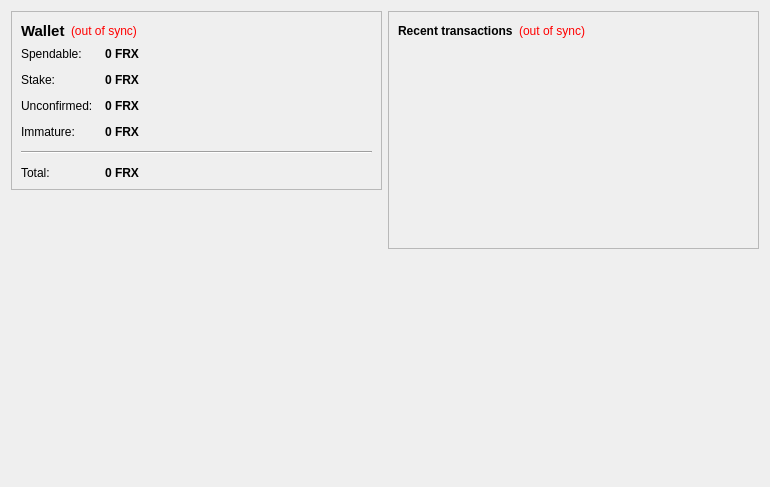
<?xml version="1.0" encoding="UTF-8"?>
<ui version="4.0">
 <class>OverviewPage</class>
 <widget class="QWidget" name="OverviewPage">
  <property name="geometry">
   <rect>
    <x>0</x>
    <y>0</y>
    <width>770</width>
    <height>487</height>
   </rect>
  </property>
  <property name="windowTitle">
   <string>Form</string>
  </property>
  <layout class="QHBoxLayout" name="horizontalLayout" stretch="1,1">
   <item>
    <layout class="QVBoxLayout" name="verticalLayout_2">
     <item>
      <widget class="QFrame" name="frame">
       <property name="frameShape">
        <enum>QFrame::StyledPanel</enum>
       </property>
       <property name="frameShadow">
        <enum>QFrame::Raised</enum>
       </property>
       <layout class="QVBoxLayout" name="verticalLayout_4">
        <item>
         <layout class="QHBoxLayout" name="horizontalLayout_4">
          <item>
           <widget class="QLabel" name="label_5">
            <property name="font">
             <font>
              <pointsize>11</pointsize>
              <weight>75</weight>
              <bold>true</bold>
             </font>
            </property>
            <property name="text">
             <string>Wallet</string>
            </property>
           </widget>
          </item>
          <item>
           <widget class="QLabel" name="labelWalletStatus">
            <property name="toolTip">
             <string>The displayed information may be out of date. Your wallet automatically synchronizes with the FOREXCoin network after a connection is established, but this process has not completed yet.</string>
            </property>
            <property name="styleSheet">
             <string notr="true">QLabel { color: red; }</string>
            </property>
            <property name="text">
             <string notr="true">(out of sync)</string>
            </property>
            <property name="alignment">
             <set>Qt::AlignLeading|Qt::AlignLeft|Qt::AlignVCenter</set>
            </property>
           </widget>
          </item>
          <item>
           <spacer name="horizontalSpacer_2">
            <property name="orientation">
             <enum>Qt::Horizontal</enum>
            </property>
            <property name="sizeHint" stdset="0">
             <size>
              <width>40</width>
              <height>20</height>
             </size>
            </property>
           </spacer>
          </item>
         </layout>
        </item>
        <item>
         <layout class="QFormLayout" name="formLayout_2">
          <property name="fieldGrowthPolicy">
           <enum>QFormLayout::AllNonFixedFieldsGrow</enum>
          </property>
          <property name="horizontalSpacing">
           <number>12</number>
          </property>
          <property name="verticalSpacing">
           <number>12</number>
          </property>
          <item row="0" column="0">
           <widget class="QLabel" name="label">
            <property name="text">
             <string>Spendable:</string>
            </property>
           </widget>
          </item>
          <item row="0" column="1">
           <widget class="QLabel" name="labelBalance">
            <property name="font">
             <font>
              <weight>75</weight>
              <bold>true</bold>
             </font>
            </property>
            <property name="cursor">
             <cursorShape>IBeamCursor</cursorShape>
            </property>
            <property name="toolTip">
             <string>Your current spendable balance</string>
            </property>
            <property name="text">
             <string notr="true">0 FRX</string>
            </property>
            <property name="textInteractionFlags">
             <set>Qt::LinksAccessibleByMouse|Qt::TextSelectableByKeyboard|Qt::TextSelectableByMouse</set>
            </property>
           </widget>
          </item>
          <item row="1" column="0">
           <widget class="QLabel" name="label_6">
            <property name="text">
             <string>Stake:</string>
            </property>
           </widget>
          </item>
          <item row="1" column="1">
           <widget class="QLabel" name="labelStake">
            <property name="font">
             <font>
              <weight>75</weight>
              <bold>true</bold>
             </font>
            </property>
            <property name="cursor">
             <cursorShape>IBeamCursor</cursorShape>
            </property>
            <property name="toolTip">
             <string>Total of coins that was staked, and do not yet count toward the current balance</string>
            </property>
            <property name="text">
             <string notr="true">0 FRX</string>
            </property>
            <property name="textInteractionFlags">
             <set>Qt::LinksAccessibleByMouse|Qt::TextSelectableByKeyboard|Qt::TextSelectableByMouse</set>
            </property>
           </widget>
          </item>
          <item row="2" column="0">
           <widget class="QLabel" name="label_3">
            <property name="text">
             <string>Unconfirmed:</string>
            </property>
           </widget>
          </item>
          <item row="2" column="1">
           <widget class="QLabel" name="labelUnconfirmed">
            <property name="font">
             <font>
              <weight>75</weight>
              <bold>true</bold>
             </font>
            </property>
            <property name="cursor">
             <cursorShape>IBeamCursor</cursorShape>
            </property>
            <property name="toolTip">
             <string>Total of transactions that have yet to be confirmed, and do not yet count toward the current balance</string>
            </property>
            <property name="text">
             <string notr="true">0 FRX</string>
            </property>
            <property name="textInteractionFlags">
             <set>Qt::LinksAccessibleByMouse|Qt::TextSelectableByKeyboard|Qt::TextSelectableByMouse</set>
            </property>
           </widget>
          </item>
          <item row="3" column="0">
           <widget class="QLabel" name="labelImmatureText">
            <property name="text">
             <string>Immature:</string>
            </property>
           </widget>
          </item>
          <item row="3" column="1">
           <widget class="QLabel" name="labelImmature">
            <property name="font">
             <font>
              <weight>75</weight>
              <bold>true</bold>
             </font>
            </property>
            <property name="toolTip">
             <string>Mined balance that has not yet matured</string>
            </property>
            <property name="text">
             <string notr="true">0 FRX</string>
            </property>
            <property name="textInteractionFlags">
             <set>Qt::LinksAccessibleByMouse|Qt::TextSelectableByKeyboard|Qt::TextSelectableByMouse</set>
            </property>
           </widget>
          </item>
          <item row="4" column="0" colspan="2">
           <widget class="Line" name="line">
            <property name="orientation">
             <enum>Qt::Horizontal</enum>
            </property>
           </widget>
          </item>
          <item row="5" column="0">
           <widget class="QLabel" name="labelTotalText">
            <property name="text">
             <string>Total:</string>
            </property>
           </widget>
          </item>
          <item row="5" column="1">
           <widget class="QLabel" name="labelTotal">
            <property name="font">
             <font>
              <weight>75</weight>
              <bold>true</bold>
             </font>
            </property>
            <property name="cursor">
             <cursorShape>IBeamCursor</cursorShape>
            </property>
            <property name="toolTip">
             <string>Your current total balance</string>
            </property>
            <property name="text">
             <string notr="true">0 FRX</string>
            </property>
            <property name="textInteractionFlags">
             <set>Qt::LinksAccessibleByMouse|Qt::TextSelectableByKeyboard|Qt::TextSelectableByMouse</set>
            </property>
           </widget>
          </item>
         </layout>
        </item>
       </layout>
      </widget>
     </item>
     <item>
      <spacer name="verticalSpacer">
       <property name="orientation">
        <enum>Qt::Vertical</enum>
       </property>
       <property name="sizeHint" stdset="0">
        <size>
         <width>20</width>
         <height>40</height>
        </size>
       </property>
      </spacer>
     </item>
     <item>
      <widget class="QLabel" name="label_2">
       <property name="autoFillBackground">
        <bool>true</bool>
       </property>
       <property name="text">
        <string/>
       </property>
       <property name="pixmap">
        <pixmap resource="../bitcoin.qrc">:/icons/drmbg</pixmap>
       </property>
       <property name="scaledContents">
        <bool>false</bool>
       </property>
       <property name="margin">
        <number>0</number>
       </property>
      </widget>
     </item>
    </layout>
   </item>
   <item>
    <layout class="QVBoxLayout" name="verticalLayout_3">
     <item>
      <widget class="QFrame" name="frame_2">
       <property name="frameShape">
        <enum>QFrame::StyledPanel</enum>
       </property>
       <property name="frameShadow">
        <enum>QFrame::Raised</enum>
       </property>
       <layout class="QVBoxLayout" name="verticalLayout">
        <item>
         <layout class="QHBoxLayout" name="horizontalLayout_2">
          <item>
           <widget class="QLabel" name="label_4">
            <property name="text">
             <string>&lt;b&gt;Recent transactions&lt;/b&gt;</string>
            </property>
           </widget>
          </item>
          <item>
           <widget class="QLabel" name="labelTransactionsStatus">
            <property name="toolTip">
             <string>The displayed information may be out of date. Your wallet automatically synchronizes with the FOREXCoin network after a connection is established, but this process has not completed yet.</string>
            </property>
            <property name="styleSheet">
             <string notr="true">QLabel { color: red; }</string>
            </property>
            <property name="text">
             <string notr="true">(out of sync)</string>
            </property>
            <property name="alignment">
             <set>Qt::AlignRight|Qt::AlignTrailing|Qt::AlignVCenter</set>
            </property>
           </widget>
          </item>
          <item>
           <spacer name="horizontalSpacer">
            <property name="orientation">
             <enum>Qt::Horizontal</enum>
            </property>
            <property name="sizeHint" stdset="0">
             <size>
              <width>40</width>
              <height>20</height>
             </size>
            </property>
           </spacer>
          </item>
         </layout>
        </item>
        <item>
         <widget class="QListView" name="listTransactions">
          <property name="styleSheet">
           <string notr="true">QListView { background: transparent; }</string>
          </property>
          <property name="frameShape">
           <enum>QFrame::NoFrame</enum>
          </property>
          <property name="verticalScrollBarPolicy">
           <enum>Qt::ScrollBarAlwaysOff</enum>
          </property>
          <property name="horizontalScrollBarPolicy">
           <enum>Qt::ScrollBarAlwaysOff</enum>
          </property>
          <property name="selectionMode">
           <enum>QAbstractItemView::NoSelection</enum>
          </property>
         </widget>
        </item>
       </layout>
      </widget>
     </item>
     <item>
      <spacer name="verticalSpacer_2">
       <property name="orientation">
        <enum>Qt::Vertical</enum>
       </property>
       <property name="sizeHint" stdset="0">
        <size>
         <width>20</width>
         <height>40</height>
        </size>
       </property>
      </spacer>
     </item>
    </layout>
   </item>
  </layout>
 </widget>
 <resources/>
 <connections/>
</ui>
